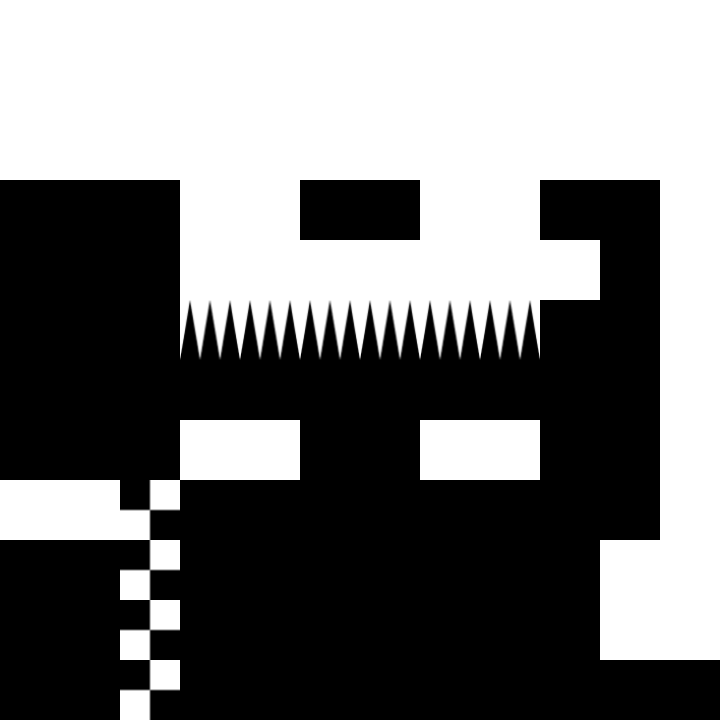

This is a level from a 2D game, rendered from its Tiled map with the project's own tilesets. A one-line summary and the complete map file follow:
An orthogonal 12x12 tile map with 60x60 px tiles, 2 tile layers (Layer2, Layer3) and 3 objects (gate2, gate1, key1).

<map version="1.5" tiledversion="1.7.2" orientation="orthogonal" renderorder="right-down" width="12" height="12" tilewidth="60" tileheight="60" infinite="0" nextlayerid="5" nextobjectid="10">
 <tileset firstgid="1" source="graph.tsx" />
 <layer id="1" name="Layer2" width="12" height="12">
  <data encoding="csv">
1,1,1,1,1,1,1,1,1,1,1,1,
1,1,1,1,1,1,1,1,1,1,1,1,
1,1,1,1,1,1,1,1,1,1,1,1,
3,3,3,1,1,3,3,1,1,3,3,1,
3,3,3,1,1,1,1,1,1,1,3,1,
3,3,3,2,2,2,2,2,2,3,3,1,
3,3,3,3,3,3,3,3,3,3,3,1,
3,3,3,1,1,3,3,1,1,3,3,1,
1,1,3,3,3,3,3,3,3,3,3,1,
3,3,3,3,3,3,3,3,3,3,1,1,
3,3,3,3,3,3,3,3,3,3,1,1,
3,3,3,3,3,3,3,3,3,3,3,3
</data>
 </layer>
 <objectgroup id="2" name="Transfer">
  <object id="6" name="gate2" gid="20" x="0" y="600" width="60" height="60">
   <properties>
    <property name="target_gate" value="gate1" />
    <property name="target_level" value="level6" />
   </properties>
  </object>
  <object id="2" name="gate1" gid="6" x="60" y="180" width="60" height="60">
   <properties>
    <property name="target_gate" value="gate2" />
    <property name="target_level" value="level4" />
   </properties>
  </object>
 </objectgroup>
 <objectgroup id="3" name="Trigger">
  <object id="9" name="key1" gid="4" x="540" y="300" width="60" height="60">
   <properties>
    <property name="params" value="{&quot;targetLayers&quot;:  &quot;Layer3&quot;}" />
    <property name="script" value="LayerTrigger" />
   </properties>
  </object>
 </objectgroup>
 <layer id="4" name="Layer3" width="12" height="12">
  <properties>
   <property name="params" value="{}" />
   <property name="script" value="LayerVisibility" />
  </properties>
  <data encoding="csv">
0,0,0,0,0,0,0,0,0,0,0,0,
0,0,0,0,0,0,0,0,0,0,0,0,
0,0,0,0,0,0,0,0,0,0,0,0,
0,0,0,0,0,0,0,0,0,0,0,0,
0,0,0,0,0,0,0,0,0,0,0,0,
0,0,0,0,0,0,0,0,0,0,0,0,
0,0,0,0,0,0,0,0,0,0,0,0,
0,0,0,0,0,0,0,0,0,0,0,0,
0,0,5,0,0,0,0,0,0,0,0,0,
0,0,5,0,0,0,0,0,0,0,0,0,
0,0,5,0,0,0,0,0,0,0,0,0,
0,0,5,0,0,0,0,0,0,0,0,0
</data>
 </layer>
</map>
